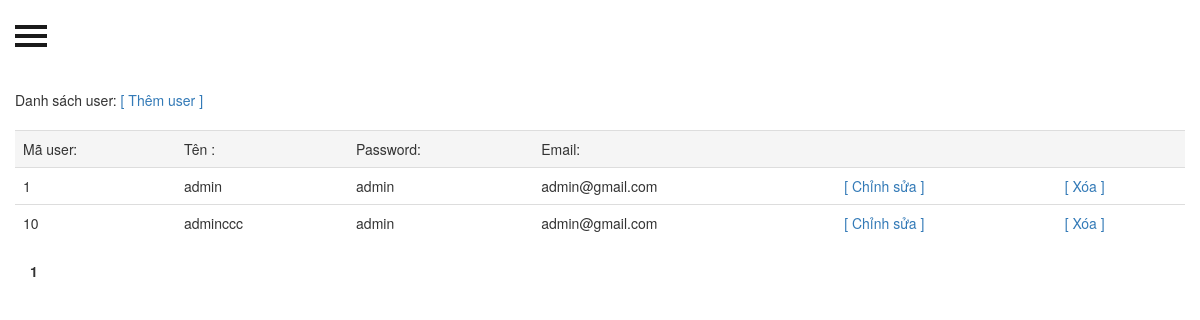
/admin/user_ajax.php, run on an earlier commit of the app's database.
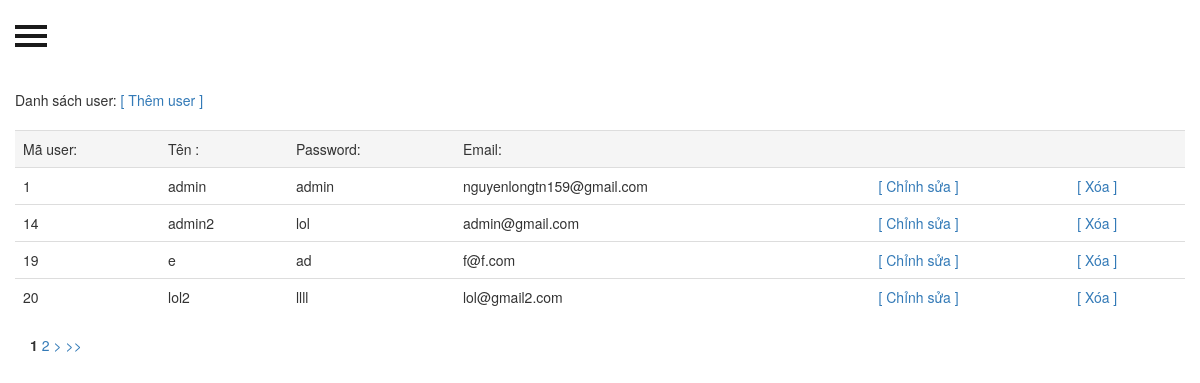
And on a later commit of the database.
### tables this page shows
CREATE TABLE `user` (
  `id` int(11) NOT NULL,
  `user_name` varchar(45) NOT NULL,
  `password` varchar(45) NOT NULL,
  `email` varchar(45) NOT NULL
);

### controllers/c_user.php (called while the page is built, shortened)
<?php
include("../models/m_user.php");
class C_user
{
    public function Read_full_user()
    {
        include("../controllers/Pager.php");
        $m_user = new M_user();
        $users = $m_user->Read_full_user();
        $p = new pager();
        $limit = 4;
        $count = count($users);
        $vt = $p->findStart($limit);
        $pages = $p->findPages($count, $limit);
        $curpage = $_GET["page"];
        $lst = $p->pageList($curpage, $pages);
        $m_user = new M_user();
        $users = $m_user->Read_full_user($vt, $limit);
        include("../views/user/v_admin_user.php");
    }
}
?>

### admin/user_ajax.php (called while the page is built, shortened)
 <?php
include("../controllers/c_user.php");
$c_user = new C_user();
$c_user->Read_full_user();
?>

### models/database.php (called while the page is built, shortened)
<?php
class database{
	var $_dbh = '';
	var $_sql = '';
	public function database(){
		try{
			$this->_dbh = new PDO('mysql:host=localhost; dbname=ql_nhan_vien','root','');
			$this->_dbh->query('set names "utf8"');
		}
		catch(PDOException $ex)
		{
			die($ex->getMessage());
		}
	}
	public function setQuery($sql){
		$this->_sql = $sql;
	}
	public function execute($options=array()) {
		$this->_cursor = $this->_dbh->prepare($this->_sql);
		$this->_cursor->execute();
		return $this->_cursor;
	}
	public function loadAllRows($options=array()){
		if(!$options){
			if(!$result = $this->execute())
				return false;
		}
		else {
			if(!$result = $this->execute($options))
				return false;
		}
		return $result->fetchAll(PDO::FETCH_OBJ);
	}
}
?>

### models/m_user.php (called while the page is built, shortened)
<?php
require_once("database.php");
class M_user extends database
{
    public function Read_full_user($vt = -1, $limit = -1)
    {
        $sql = "select * from user";
        if ($vt >= 0 && $limit > 0) {
            $sql .= " limit $vt,$limit";
        }
        return $this->loadAllRows();
    }
}
?>

### views/user/v_admin_user.php (the view, shortened to what this page needs)
  <?php if (substr_count($_SERVER['PHP_SELF'], '/ql_nhan_vien/admin/user_ajax.php') == 0) {include_once("../views/navigation/begin_navigation.php");} ?>
<link rel="stylesheet" type="text/css" href="../public/bootstrap/bootstrap.min.css">
Danh sách user:
<a href="register.php">[ Thêm user ]</a><br /><br />
<table class="table table-hover"><tr class="active"><td>Mã user: </td><td>Tên :</td><td>Password: </td><td>Email: </td><td></td><td></td></tr>
<?php
    $page = $_GET['page'];
    if ($page < 1) {
        $page = 1;
    } else if ($page > $pages) {
        $page = $pages;
    } else {
foreach($users as $user)
{
	echo "<tr><td>".$user->id."</td>";
	echo "<td> ".$user->user_name."</td>";
	echo "<td> ".$user->password."</td>";
	echo "<td> ".$user->email."</td>";
	echo"<td><a href='edit_user.php?id=".$user->id."'> [ Chỉnh sửa ] </a></td>";
	echo"<td><a href='javascript:void(0)' onclick='del_user(".$user->id.")'> [ Xóa ] </a></td></tr>";
}
}
    if (substr_count($_SERVER['PHP_SELF'], '/ql_nhan_vien/admin/user_ajax.php') == 0) {
        echo "</table><div class='col-md-4'>" . $lst . "</div>";
    }
    ?>

### controllers/Pager.php (shortened to what this page needs)
<?php
class Pager
{
	public function findStart($limit)
	{
	   if((!isset($_GET['page'])) || ($_GET['page'] == "1"))
		{
			$start = 0;
		}
		else
		{
			$start = ($_GET['page']-1) * $limit;
		}
		return $start;
	}
	public function findPages($count, $limit)
	{
		$pages = (($count % $limit) == 0) ? $count/$limit:floor($count / $limit) + 1;
		return $pages;
	}
	public function pageList($curpage, $pages)
	{
		$page_list = "";
		for ($i = 1; $i<=$pages;$i++)
		{
			if($i == $curpage)
			{
				$page_list.="<b>".$i."</b>";
			}
			else
			{
			$page_list .="<a href=\"".$_SERVER['PHP_SELF']."?page=".$i."\" title=\"Trang ".$i."\">".$i."</a>";
			}
			$page_list .=" ";
		}
		if(($curpage+1) <= $pages)
		{
			$page_list .= "<a href=\"".$_SERVER['PHP_SELF']."?page=".($curpage+1)."\" title=\"Den trang sau\">></a> ";
		}
		if(($curpage != $pages) && ($pages != 0))
		{
			$page_list .= "<a href=\"".$_SERVER['PHP_SELF']."?page=".$pages."\" title=\"Trang cuoi\">>></a> ";
		}
		$page_list .="</td>\n";
	return $page_list;
	}
}
?>

### views/navigation/begin_navigation.php (shortened to what this page needs)
<!DOCTYPE html>
<html lang="en">
<head>
    <link href="../public/bootstrap/bootstrap.min.css" rel="stylesheet" type="text/css" id="bootstrap-css">
    <link rel="stylesheet" type="text/css" href="../public/css/style.css">
    <link rel="stylesheet" type="text/css" href="../public/css/mystyle.css">
</head>
<body>
<div id="wrapper">
    <div id="page-content-wrapper">
        <button type="button" class="hamburger is-closed" data-toggle="offcanvas">
            <span class="hamb-top"></span>
            <span class="hamb-middle"></span>
            <span class="hamb-bottom"></span>
        </button>
        <div class="container">
            <div class="row">

### public/css/style.css (style rules this page uses)
body { position: relative; overflow-x: hidden; }
body, html { height: 100%; }
#wrapper { padding-left: 0; -webkit-transition: all 0.5s ease; -moz-transition: all 0.5s ease; -o-transition: all 0.5s ease; transition: all 0.5s ease; }
#page-content-wrapper { width: 100%; padding-top: 70px; }
.hamburger { position: fixed; top: 20px; z-index: 999; display: block; width: 32px; height: 32px; margin-left: 15px; background: transparent; border: none; }
.hamburger.is-closed:before { content: ''; display: block; width: 100px; font-size: 14px; color: #fff; line-height: 32px; text-align: center; opacity: 0; -webkit-transform: translate3d(0, 0, 0); -webkit-transition: all .35s ease-in-out; }
.hamburger.is-closed .hamb-top, .hamburger.is-closed .hamb-middle, .hamburger.is-closed .hamb-bottom, .hamburger.is-open .hamb-top, .hamburger.is-open .hamb-middle, .hamburger.is-open .hamb-bottom { position: absolute; left: 0; height: 4px; width: 100%; }
.hamburger.is-closed .hamb-top, .hamburger.is-closed .hamb-middle, .hamburger.is-closed .hamb-bottom { background-color: #1a1a1a; }
.hamburger.is-closed .hamb-top { top: 5px; -webkit-transition: all .35s ease-in-out; }
.hamburger.is-closed .hamb-middle { top: 50%; margin-top: -2px; }
.hamburger.is-closed .hamb-bottom { bottom: 5px; -webkit-transition: all .35s ease-in-out; }

What changed in the data, as far as the page shows it:
removed user: id "10", user_name "adminccc", password "admin", email "admin@gmail.com"
changed user "admin": email "admin@gmail.com" → "nguyenlongtn159@gmail.com"
added user: id "14", user_name "admin2", password "lol", email "admin@gmail.com"
added user: id "19", user_name "e", password "ad", email "f@f.com"
added user: id "20", user_name "lol2", password "llll", email "lol@gmail2.com"
Also different on the page:
new list line: "2"
